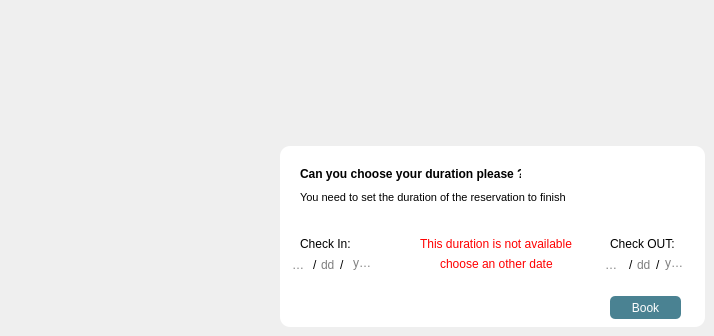
       <widget class="QWidget" name="Duration_PopUp">
        <widget class="QWidget" name="Duration_PopUp_widget" native="true">
         <property name="geometry">
          <rect>
           <x>280</x>
           <y>146</y>
           <width>425</width>
           <height>181</height>
          </rect>
         </property>
         <property name="styleSheet">
          <string notr="true">background:white;
border-radius:10px;</string>
         </property>
         <widget class="QLabel" name="label">
          <property name="geometry">
           <rect>
            <x>20</x>
            <y>20</y>
            <width>221</width>
            <height>16</height>
           </rect>
          </property>
          <property name="font">
           <font>
            <pointsize>-1</pointsize>
            <weight>75</weight>
            <bold>true</bold>
           </font>
          </property>
          <property name="styleSheet">
           <string notr="true">position: absolute;
width: 209px;
height: 12px;


font-size: 12px;
line-height: 12px;
letter-spacing: 0.11em;

color: #000000;</string>
          </property>
          <property name="text">
           <string>Can you choose your duration please ?</string>
          </property>
         </widget>
         <widget class="QLabel" name="label_2">
          <property name="geometry">
           <rect>
            <x>20</x>
            <y>90</y>
            <width>51</width>
            <height>16</height>
           </rect>
          </property>
          <property name="text">
           <string>Check In:</string>
          </property>
         </widget>
         <widget class="QLabel" name="label_3">
          <property name="geometry">
           <rect>
            <x>330</x>
            <y>90</y>
            <width>81</width>
            <height>16</height>
           </rect>
          </property>
          <property name="text">
           <string>Check OUT:</string>
          </property>
         </widget>
         <widget class="QLabel" name="wornning1">
          <property name="geometry">
           <rect>
            <x>140</x>
            <y>90</y>
            <width>161</width>
            <height>16</height>
           </rect>
          </property>
          <property name="styleSheet">
           <string notr="true">color:red;</string>
          </property>
          <property name="text">
           <string>This duration is not available </string>
          </property>
         </widget>
         <widget class="QLabel" name="label_5">
          <property name="geometry">
           <rect>
            <x>20</x>
            <y>43</y>
            <width>321</width>
            <height>16</height>
           </rect>
          </property>
          <property name="styleSheet">
           <string notr="true">
font-size: 11px;
line-height: 10px;

color: #000000;</string>
          </property>
          <property name="text">
           <string>You need to set the duration of the reservation to finish</string>
          </property>
         </widget>
         <widget class="QLabel" name="wornning2">
          <property name="geometry">
           <rect>
            <x>160</x>
            <y>110</y>
            <width>121</width>
            <height>16</height>
           </rect>
          </property>
          <property name="styleSheet">
           <string notr="true">color:red;</string>
          </property>
          <property name="text">
           <string>choose an other date</string>
          </property>
         </widget>
         <widget class="QLineEdit" name="DayCheckIn">
          <property name="geometry">
           <rect>
            <x>39</x>
            <y>110</y>
            <width>24</width>
            <height>17</height>
           </rect>
          </property>
          <property name="placeholderText">
           <string>dd</string>
          </property>
         </widget>
         <widget class="QLineEdit" name="MonthCheckin_lineEdit">
          <property name="geometry">
           <rect>
            <x>10</x>
            <y>110</y>
            <width>23</width>
            <height>17</height>
           </rect>
          </property>
          <property name="placeholderText">
           <string>mm</string>
          </property>
         </widget>
         <widget class="QLineEdit" name="YearCheckIn">
          <property name="geometry">
           <rect>
            <x>71</x>
            <y>110</y>
            <width>26</width>
            <height>14</height>
           </rect>
          </property>
          <property name="text">
           <string/>
          </property>
          <property name="placeholderText">
           <string>yyyy</string>
          </property>
         </widget>
         <widget class="QLabel" name="label_7">
          <property name="geometry">
           <rect>
            <x>33</x>
            <y>112</y>
            <width>13</width>
            <height>14</height>
           </rect>
          </property>
          <property name="text">
           <string>/</string>
          </property>
         </widget>
         <widget class="QLabel" name="label_8">
          <property name="geometry">
           <rect>
            <x>60</x>
            <y>112</y>
            <width>13</width>
            <height>14</height>
           </rect>
          </property>
          <property name="text">
           <string>/</string>
          </property>
         </widget>
         <widget class="QLabel" name="label_11">
          <property name="geometry">
           <rect>
            <x>376</x>
            <y>112</y>
            <width>6</width>
            <height>14</height>
           </rect>
          </property>
          <property name="text">
           <string>/</string>
          </property>
         </widget>
         <widget class="QLineEdit" name="YearCheckOut_lineEdit">
          <property name="geometry">
           <rect>
            <x>383</x>
            <y>110</y>
            <width>26</width>
            <height>14</height>
           </rect>
          </property>
          <property name="text">
           <string/>
          </property>
          <property name="placeholderText">
           <string>yyyy</string>
          </property>
         </widget>
         <widget class="QLineEdit" name="MonthCheckOut">
          <property name="geometry">
           <rect>
            <x>323</x>
            <y>110</y>
            <width>23</width>
            <height>17</height>
           </rect>
          </property>
          <property name="placeholderText">
           <string>mm</string>
          </property>
         </widget>
         <widget class="QLineEdit" name="DayCheckOut_LineEdit">
          <property name="geometry">
           <rect>
            <x>355</x>
            <y>110</y>
            <width>18</width>
            <height>17</height>
           </rect>
          </property>
          <property name="placeholderText">
           <string>dd</string>
          </property>
         </widget>
         <widget class="QLabel" name="label_12">
          <property name="geometry">
           <rect>
            <x>349</x>
            <y>112</y>
            <width>13</width>
            <height>14</height>
           </rect>
          </property>
          <property name="text">
           <string>/</string>
          </property>
         </widget>
         <widget class="QLabel" name="label_9">
          <property name="geometry">
           <rect>
            <x>400</x>
            <y>10</y>
            <width>12</width>
            <height>12</height>
           </rect>
          </property>
          <property name="styleSheet">
           <string notr="true">background-color:transparent;</string>
          </property>
          <property name="text">
           <string/>
          </property>
          <property name="pixmap">
           <pixmap resource="res.qrc">:/img/img/close_icon.png</pixmap>
          </property>
         </widget>
         <widget class="QPushButton" name="exit_popup_reservation">
          <property name="geometry">
           <rect>
            <x>387</x>
            <y>4</y>
            <width>31</width>
            <height>31</height>
           </rect>
          </property>
          <property name="text">
           <string/>
          </property>
          <property name="flat">
           <bool>true</bool>
          </property>
         </widget>
         <widget class="QPushButton" name="add_reservation_button">
          <property name="geometry">
           <rect>
            <x>330</x>
            <y>150</y>
            <width>71</width>
            <height>23</height>
           </rect>
          </property>
          <property name="styleSheet">
           <string notr="true">color:white;
border-radius:5px;
background-color: #4A8292;


</string>
          </property>
          <property name="text">
           <string>Book</string>
          </property>
         </widget>
         <zorder>exit_popup_reservation</zorder>
         <zorder>label</zorder>
         <zorder>label_2</zorder>
         <zorder>label_3</zorder>
         <zorder>wornning1</zorder>
         <zorder>label_5</zorder>
         <zorder>wornning2</zorder>
         <zorder>MonthCheckin_lineEdit</zorder>
         <zorder>label_7</zorder>
         <zorder>DayCheckIn</zorder>
         <zorder>label_8</zorder>
         <zorder>YearCheckIn</zorder>
         <zorder>MonthCheckOut</zorder>
         <zorder>label_12</zorder>
         <zorder>DayCheckOut_LineEdit</zorder>
         <zorder>label_9</zorder>
         <zorder>add_reservation_button</zorder>
         <zorder>YearCheckOut_lineEdit</zorder>
         <zorder>label_11</zorder>
        </widget>
       </widget>
